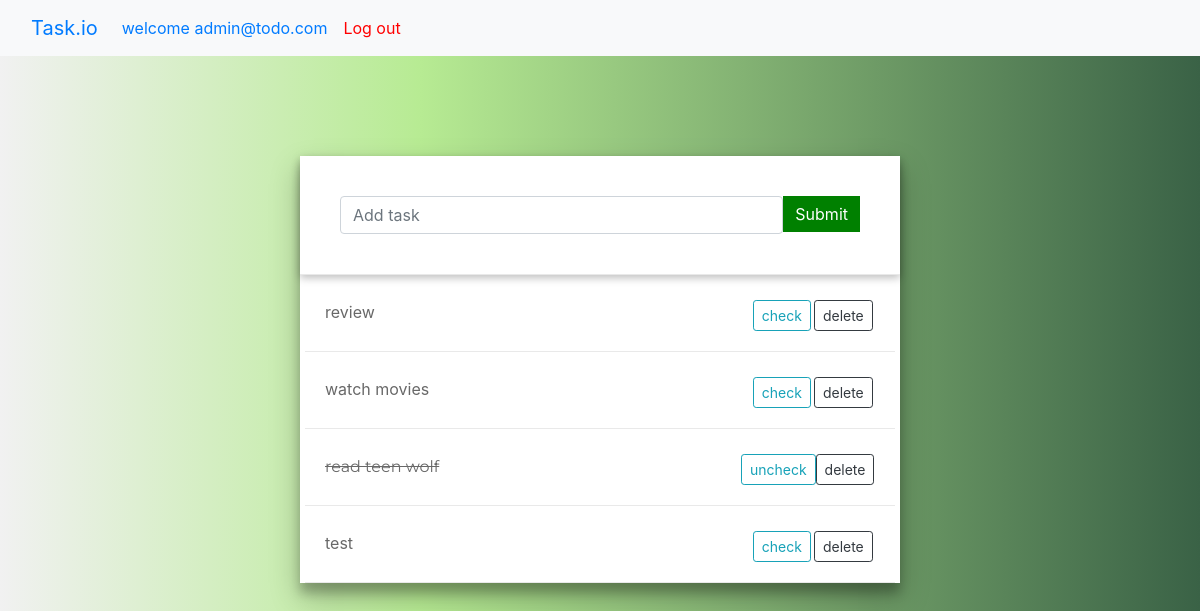
The app's page / (signed in), older data.
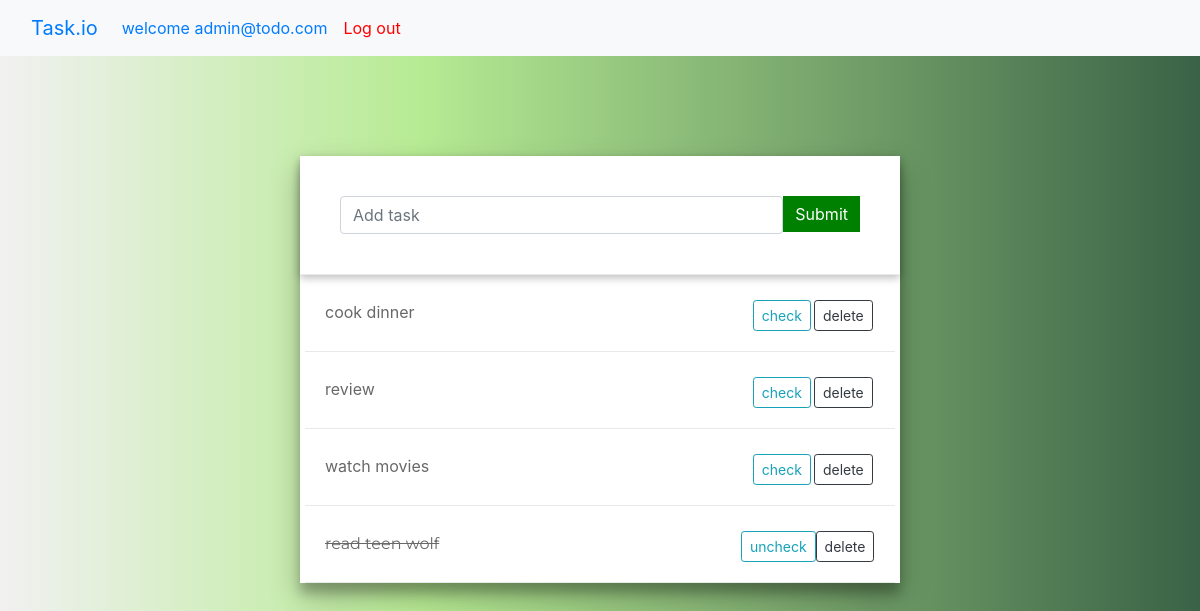
The same page, newer data.
### todo/models.py (models this page shows, shortened)
class Task(models.Model):
    user = models.ForeignKey(settings.AUTH_USER_MODEL, on_delete=models.CASCADE,)
    title = models.CharField(max_length=200)
    completed = models.BooleanField(default=False, blank=True, null=True)

### todo/views.py (the view)
# urls.py: 2. Add a URL to urlpatterns:  path('', views.home, name='home')
def home(request):
  if request.user.is_authenticated:
    get_tasks = Task.objects.filter(user = request.user).order_by('-id')
  else:
    get_tasks = {'register/login to modify your tasks'}
  context   = {
    'tasks': get_tasks,
  }
  return render(request, 'home.html', context)

### accounts/models.py (called while the page is built)
    def __str__(self):
        return self.email

### todo/templates/home.html (shortened to what this page needs)
<!DOCTYPE html>
{% load static %}
<html>
<head>
	<link rel="stylesheet" href="https://stackpath.bootstrapcdn.com/bootstrap/4.4.1/css/bootstrap.min.css">
</head>
<body>
  <nav class="navbar navbar-expand-lg bg-light">
    <div class="container-fluid">
      <a class="navbar-brand" href="#">Task.io</a>
      <div class="collapse navbar-collapse" id="navbarSupportedContent">
        <ul class="navbar-nav me-auto mb-2 mb-lg-0">
          {% if user.is_authenticated %}
            <li class="nav-item">
              <a class="nav-link" href="/">welcome {{request.user}}</a>
            </li>
            <li class="nav-item">
              <a class="nav-link" href="logout/" style="color:red">Log out</a>
            </li>
          {% endif %}
        </ul>
      </div>
    </div>
  </nav>
	<div class="container">
		<div id="task-container">
			<div id="form-wrapper">
				<form id="form" action="/add/" method="post">
					<div class="flex-wrapper">
						<div style="flex: 6">
							<input id="title" class="form-control" type="text" name="title" placeholder="Add task">
						</div>
						<div style="flex: 1">
							<input id="submit" class="btn" type="submit" >
						</div>
					</div>
				</form>
			</div>
			<div id="list-wrapper">
        {% for task in tasks %}
        <div  class="task-wrapper flex-wrapper">
          {% if task.completed == True %}
            <div style="flex:7">
              <strike class="title">{{task.title}}</strike>
            </div>
            <div style="flex:1">
              <button data-task="{{task.id}}" data-action="{{task.completed}}" class="btn btn-sm btn-outline-info edit">uncheck</button>
            </div>
          {%else%}
            <div style="flex:7">
              {{task.title}}
            </div>
            <div style="flex:1">
              <button data-task="{{task.id}}" data-action="{{task.completed}}" class="btn btn-sm btn-outline-info edit">check</button>
            </div>
          {% endif %}
          <div style="flex:1">
            <button data-task="{{task.id}}" class="btn btn-sm btn-outline-dark delete">delete</button>
          </div>
        </div>
        {% endfor %}
			</div>
		</div>
	</div>
</body>
</html>

Row changes from the older to the newer data that the page shows:
removed Task: title "test"
added Task: title "cook dinner"
